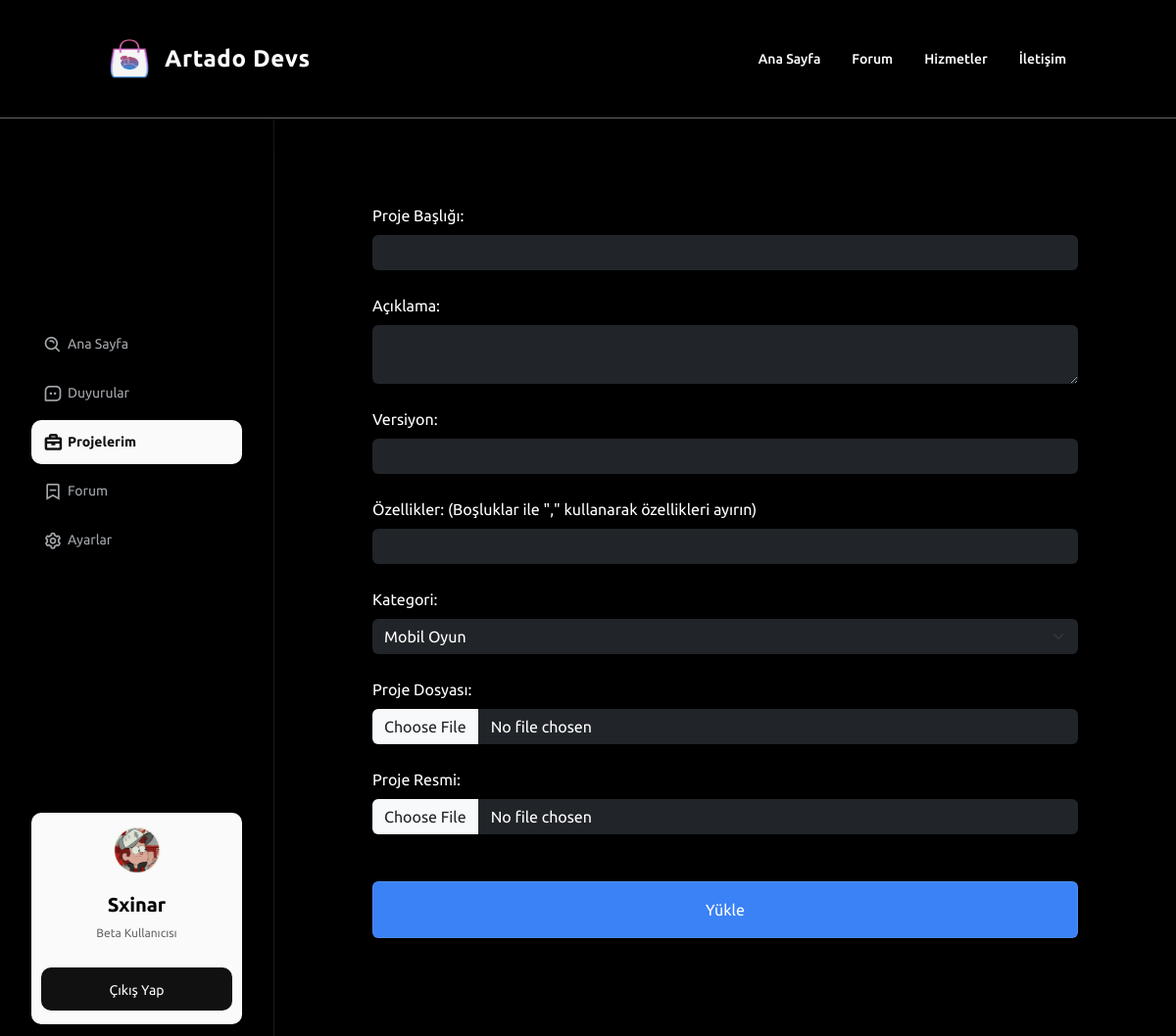
/user/upload.php (signed in), run on the app's committed database.
### tables this page shows
CREATE TABLE `users` (
  `id` int(11) NOT NULL,
  `username` varchar(255) NOT NULL,
  `email` varchar(255) NOT NULL,
  `password` varchar(255) NOT NULL,
  `profile_photo` varchar(255) DEFAULT NULL,
  `two_factor_enabled` tinyint(1) DEFAULT 0,
  `two_factor_secret` varchar(255) DEFAULT NULL,
  `role` enum('user','admin') DEFAULT 'user'
);

### user/upload.php (the view, shortened to what this page needs)
<?php
require_once '../includes/auth.php';
?>
<!DOCTYPE html>
<html lang="tr">
<head>
  <link href="https://cdn.jsdelivr.net/npm/tailwindcss@2.2.19/dist/tailwind.min.css" rel="stylesheet">
  <link href="https://cdn.jsdelivr.net/npm/bootstrap@5.3.0-alpha1/dist/css/bootstrap.min.css" rel="stylesheet">
  <link href='https://unpkg.com/boxicons@2.1.4/css/boxicons.min.css' rel='stylesheet'>
  <link rel="stylesheet" href="/css/admin.css">
</head>
<body class="bg-black text-white">
  <?php require_once '../header.php'; ?>
  <div class="sidebar">
    <div class="side-nav">
      <div class="item">
        <i class='bx bx-search-alt'></i>
        <a href="/user/">Ana Sayfa</a>
      </div>
      <div class="item">
        <i class='bx bx-message-square-dots'></i>
        <a href="duyuru.php">Duyurular</a>
      </div>
      <div class="item active">
        <i class='bx bx-briefcase'></i>
        <a href="projects">Projelerim</a>
      </div>
      <div class="item">
        <i class='bx bx-bookmark-minus'></i>
        <a href="https://forum.artado.xyz">Forum</a>
      </div>
      <div class="item">
        <i class='bx bx-cog'></i>
        <a href="settings">Ayarlar</a>
      </div>
    </div>
    <div class="side-profile">
      <div class="info">
        <img src="<?php echo $user['profile_photo']; ?>" alt="Profil Fotoğrafı" class="rounded-full w-16 h-16">
        <a class="text-xl font-semibold" style="  color: #000000;"><?php echo $user['username']; ?></a>
        <p>Beta Kullanıcısı</p>
      </div>
      <hr>
      <button><a href="../logout.php">Çıkış Yap</a></button>
    </div>
  </div>
<main>
<main class="container mt-5">
    <section class="upload bg-dark-gray p-5 rounded-lg shadow-lg">
      <form method="post" enctype="multipart/form-data">
        <div class="mb-4">
          <label for="title" class="form-label text-white">Proje Başlığı:</label>
          <input type="text" id="title" name="title" class="form-control bg-dark text-white border-0 rounded-md shadow-md" required>
        </div>
        <div class="mb-4">
          <label for="description" class="form-label text-white">Açıklama:</label>
          <textarea id="description" name="description" class="form-control bg-dark text-white border-0 rounded-md shadow-md"></textarea>
        </div>
        <div class="mb-4">
          <label for="version" class="form-label text-white">Versiyon:</label>
          <input type="text" id="version" name="version" class="form-control bg-dark text-white border-0 rounded-md shadow-md">
        </div>
        <div class="mb-4">
          <label for="features" class="form-label text-white">Özellikler: (Boşluklar ile "," kullanarak özellikleri ayırın)</label>
          <input type="text" id="features" name="features[]" placeholder="Örneğin: Açık kaynak, Özgür yazılım" class="form-control bg-dark text-white border-0 rounded-md shadow-md">
        </div>
        <div class="mb-4">
          <label for="category" class="form-label text-white">Kategori:</label>
          <select id="category" name="category" class="form-select bg-dark text-white border-0 rounded-md shadow-md" required>
            <option value="mobil_oyun">Mobil Oyun</option>
          </select>
        </div>
        <div class="mb-4">
          <label for="file" class="form-label text-white">Proje Dosyası:</label>
          <input type="file" id="file" name="file" class="form-control bg-dark text-white border-0 rounded-md shadow-md" required>
        </div>
        <div class="mb-4">
          <label for="image" class="form-label text-white">Proje Resmi:</label>
          <input type="file" id="image" name="image" class="form-control bg-dark text-white border-0 rounded-md shadow-md">
        </div>
        <button type="submit" class="btn btn-primary w-full py-3 mt-4 bg-blue-500 text-white rounded-md hover:bg-blue-600 shadow-md transform transition duration-200 hover:scale-105">Yükle</button>
      </form>
    </section>
</main>
  </main>
</body>
</html>

### css/admin.css (style rules this page uses)
* { margin: 0; padding: 0; outline: none; box-sizing: border-box; font-family: "Ubuntu", sans-serif; }
a { text-decoration: none; color: #111; font-size: 14px; }
p { color: #a4a8ac; }
body { display: flex; height: 100vh; }
.sidebar { flex: 1; background: #111; padding: 20px; display: flex; flex-direction: column; justify-content: space-between; transition: all 0.3s ease; }
.sidebar .side-nav { display: flex; flex-direction: column; gap: 5px; }
.sidebar .side-nav .item { display: flex; align-items: center; gap: 5px; padding: 12px; border-radius: 10px; cursor: pointer; }
.sidebar .side-nav .item a { color: #a4a8ac; transition: all 0.3s ease; }
.sidebar .side-nav .item i { font-size: 20px; color: #a4a8ac; transition: all 0.3s ease; }
.sidebar .side-nav .item.active { background: #fafafa; }
.sidebar .side-nav .item.active a, .sidebar .side-nav .item.active i { color: #111; font-weight: bold; }
.sidebar .side-profile { background: #fafafa; padding: 14px 10px; border-radius: 10px; }
.sidebar .side-profile .info img { width: 48px; height: 48px; border-radius: 50%; object-fit: cover; }
.sidebar .side-profile .info { display: flex; flex-direction: column; align-items: center; }
.sidebar .side-profile .info a { font-weight: bold; margin-top: 8px; }
.sidebar .side-profile .info p { font-size: 12px; color: #666869; margin: 6px 0 25px; }
.sidebar .side-profile button { margin-top: 16px; width: 100%; border: none; padding: 10px; background: #111; color: #fafafa; border-radius: 10px; cursor: pointer; }
.container { flex: 8; padding: 20px 40px 20px 24px; }
@media screen and (max-width: 1430px) { .sidebar .side-profile button { margin-top: 0; } }
@media screen and (max-width: 1200px) { .container { padding: 20px 20px; } }
@media screen and (max-width: 1200px) { .sidebar { position: absolute; z-index: 100; height: 100%; left: -172px; } }

### user/upload.php (style rules this page uses)
:root { --pure-black: #0a0a0a; --pure-white: #ffffff; --dark-gray: #222222; --light-gray: #b5b5b5; --soft-gray: #333333; --border-color: rgba(255, 255, 255, 0.1); --hover-color: rgba(255, 255, 255, 0.3); }
html, body { height: 100%; margin: 0; background-color: var(--pure-black); color: var(--pure-white); font-family: 'Segoe UI', Tahoma, Geneva, Verdana, sans-serif; overflow-x: hidden; }
body { display: flex; flex-direction: column; min-height: 100vh; }
.sidebar { position: fixed; top: 20px; left: 0; width: 280px; height: 100vh; background-color: var(--dark); padding: 2rem; border-right: 1px solid var(--border-color); display: flex; flex-direction: column; border-radius: 0 10px 10px 0; z-index: 999; overflow-y: auto; }
main { margin-left: 280px; padding: 2rem; overflow-y: auto; flex: 1; transition: margin-left 0.3s ease; margin-top: 60px; }
.container { max-width: 1200px; margin: 0 auto; }
.btn { background-color: var(--dark-gray); border: 1px solid var(--border-color); color: var(--pure-white); padding: 0.8rem 1.5rem; border-radius: 12px; transition: background-color 0.3s ease, color 0.3s ease, transform 0.2s ease; display: inline-block; text-align: center; margin-top: 1rem; }
.btn-primary { background-color: var(--dark-gray); margin-right: 1rem; }
.side-profile { margin-top: -20px; padding: 1.5rem; background-color: var(--dark-gray); border-radius: 10px; color: var(--pure-white); }
.side-profile .info { display: flex; align-items: center; justify-content: center; text-align: center; }
.side-profile .info img { border-radius: 50%; width: 64px; height: 64px; margin-bottom: 10px; }
.side-profile .info p { font-size: 0.9rem; color: var(--light-gray); margin-top: 5px; }

### data on the page
users: profile_photo (picture), username "Sxinar"
